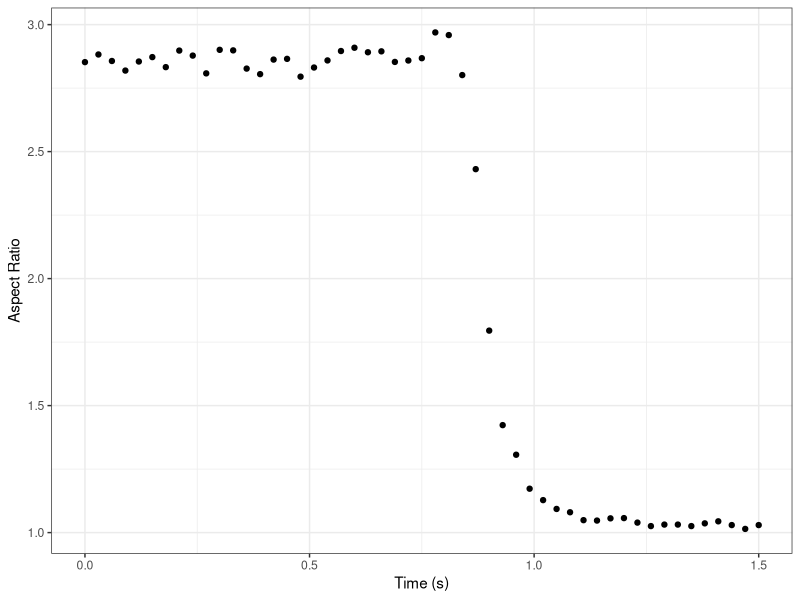
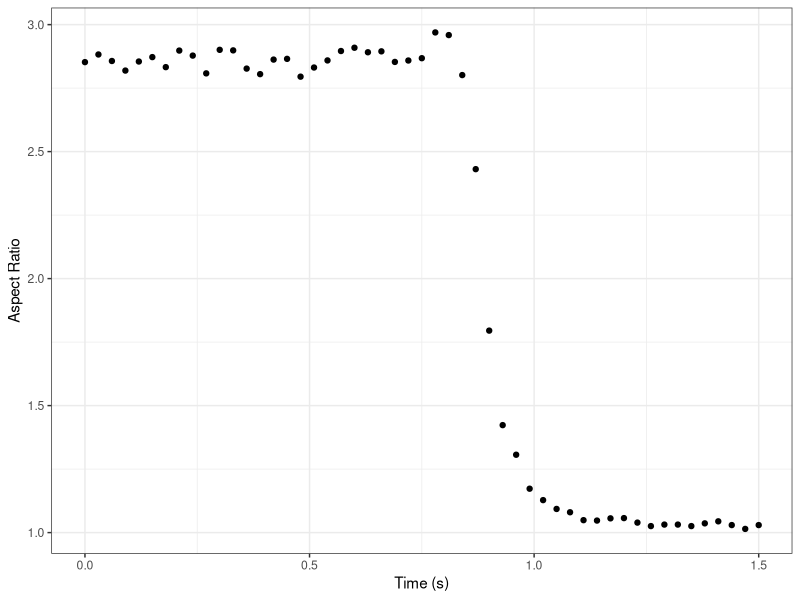
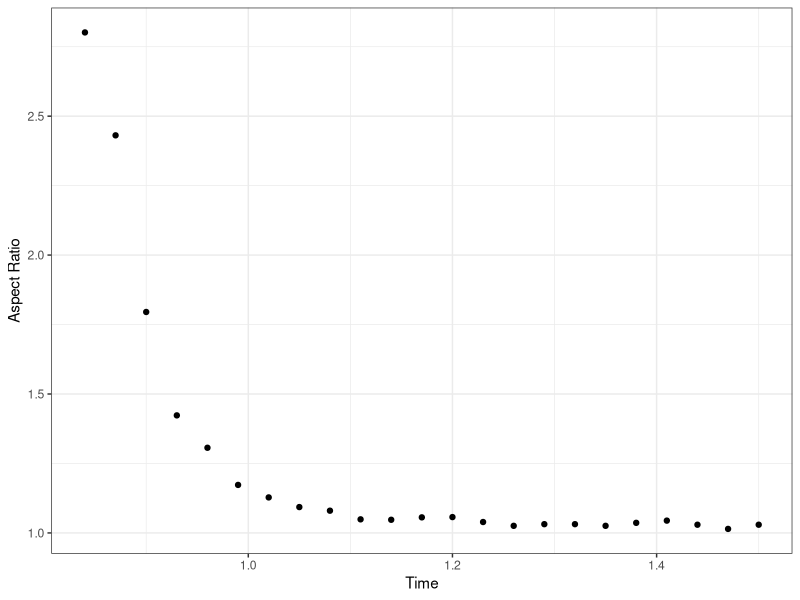
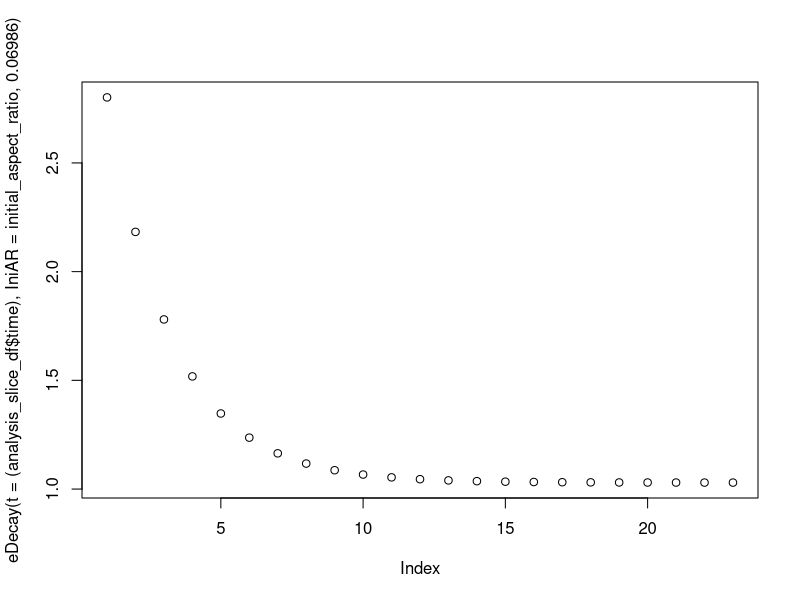
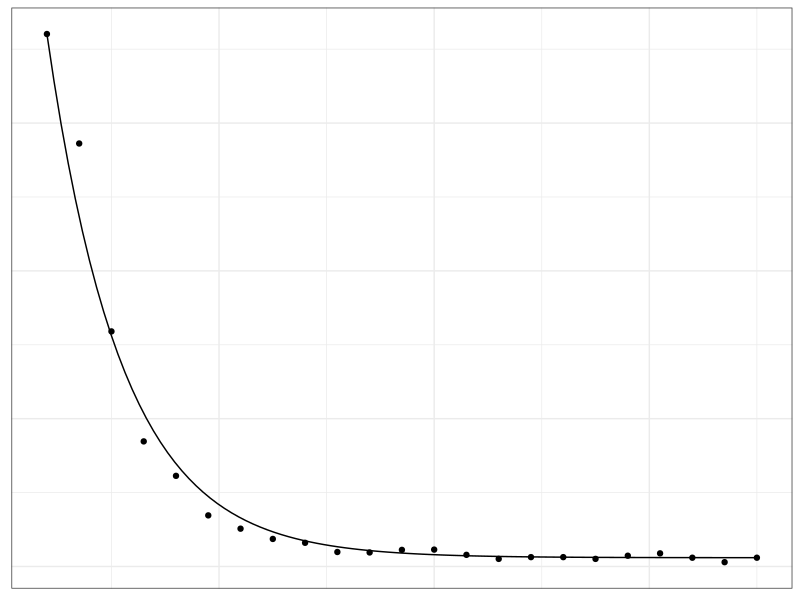
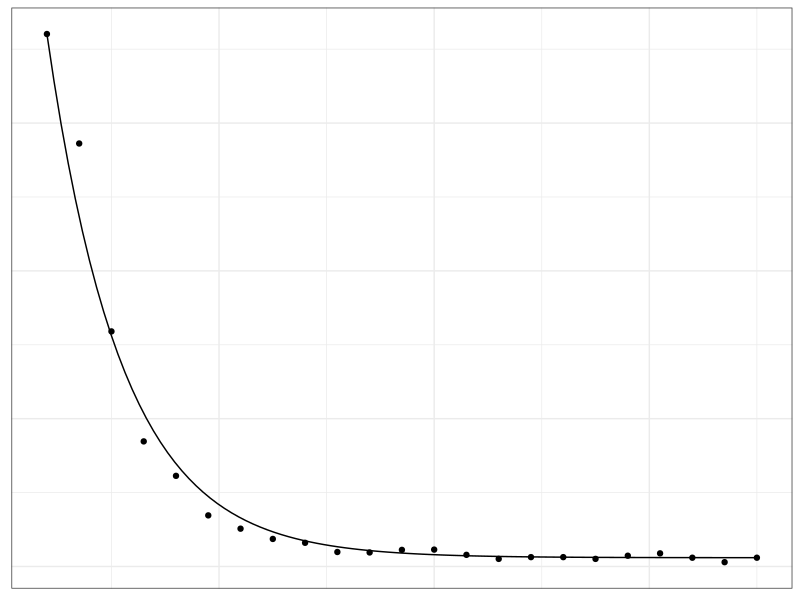

Write the R code that produced these figures, in order.
# Visualizing droplet coalescence data for liquid-liquid phase separation
# Xavier Castellanos-Girouard, Rini Ravindran Patel
# August 17 2022 (updated August 20 2022)


# Import libraries
library(dplyr)
library(tidyr)
library(ggplot2)




# Import values
aspect_ratio_raw <- read.csv(file = "aspect_ratio_values.csv", header = FALSE)
major_axis_raw <- read.csv(file = "axis_major_values.csv", header = FALSE)


# Make dataframe from values in pertinent range
aspect_ratio <- data.frame(values = as.numeric(aspect_ratio_raw[1,450:500]))

# Creating time points
timepoints <- seq(0, (nrow(aspect_ratio)-1)*0.03, by = 0.03)

# Adding time points to dataframe
aspect_ratio$time = timepoints
aspect_ratio$major_axis = as.numeric(major_axis_raw[1,450:500])


# Make the plot
plot <- ggplot(data = aspect_ratio,
         mapping = aes(x= time,
                       y= values)) +
  geom_point() +
  theme_bw() +
  xlab("Time (s)") +
  ylab("Aspect Ratio")

dev.new()
plot

pdf("Figure5C_panel1.pdf") 
plot
dev.off()

#### Fitting curve ####


# Keep only the points in the decay curve
time_slice_start = 29
#which(aspect_ratio$time == 0.66)

time_slice_end = 51
#which(aspect_ratio$time == 1.32)

print(paste("Curve Start:", time_slice_start, " | ", "Curve End:", time_slice_end))

# Take the points slice:
analysis_slice_df = aspect_ratio[c(time_slice_start:time_slice_end),]


# plot the slice

# Make the plot
plot <- ggplot() +
  geom_point(data = analysis_slice_df,
             mapping = aes(x= time,
                           y= values)) +
  theme_bw() +
  xlab("Time") +
  ylab("Aspect Ratio")

dev.new()
plot

## Defining the decay curve

# Plot the linear decay slope
initial_aspect_ratio = aspect_ratio$values[time_slice_start] # initial AR
ini_t = aspect_ratio$time[time_slice_start] # Initial time start of decay
final_AR = aspect_ratio$value[time_slice_end] # Final AR

e_num = exp(1) # Eulers number

# Decay Function
eDecay <- function(t, IniAR,tau){final_AR+(IniAR-final_AR)*(e_num**(-(t-ini_t)/tau))}

# Plot decay functio
plot(eDecay(t = (analysis_slice_df$time), IniAR = initial_aspect_ratio, 0.06986))



# Make model to find fit tau
fit_model1 <- 
  nls(values ~ eDecay(time, initial_aspect_ratio, tau), 
      data = analysis_slice_df, 
      start = list(tau = 0.06986)) # 0.06986

print(fit_model1) # 0.06986


# Plot model and experimental data
plot2 <- ggplot() +
  geom_point(data = analysis_slice_df,
             mapping = aes(x= time,
                           y= values)) +
  geom_function(fun = eDecay,
                args = list(IniAR = initial_aspect_ratio,
                            tau = 0.06986),
                color = "black") +
  theme_bw() +
  theme(axis.title.x=element_blank(),
        axis.text.x=element_blank(),
        axis.ticks.x=element_blank(),
        axis.title.y=element_blank(),
        axis.text.y=element_blank(),
        axis.ticks.y=element_blank())

pdf("Figure5C_panel2_pub.pdf")
plot2
dev.off()


tiff("pub.tiff", units="in", width=5, height=5, res=1200)
plot2
dev.off()
